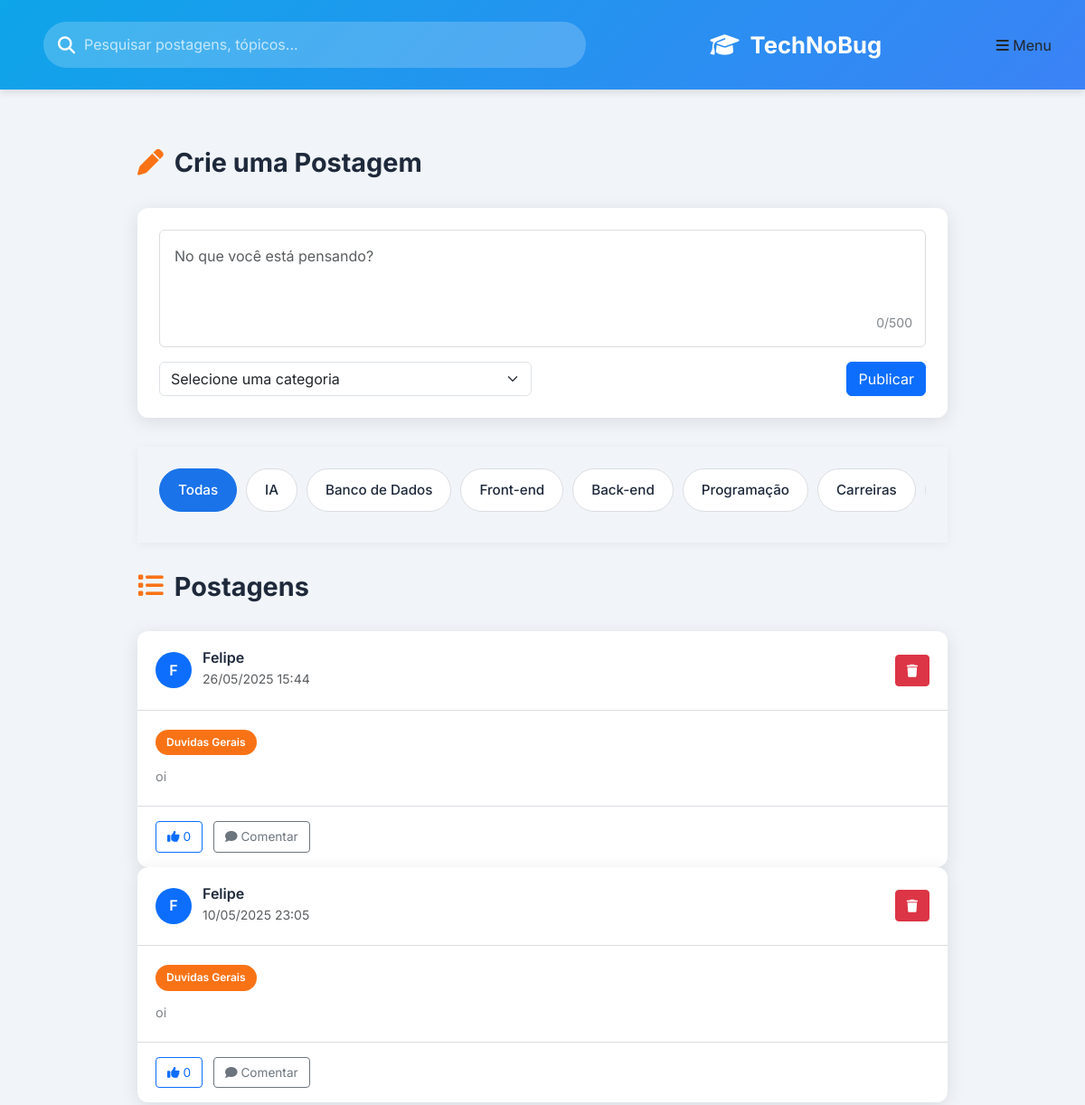
Page /telainicial (signed in, upper part) on the earlier database version.
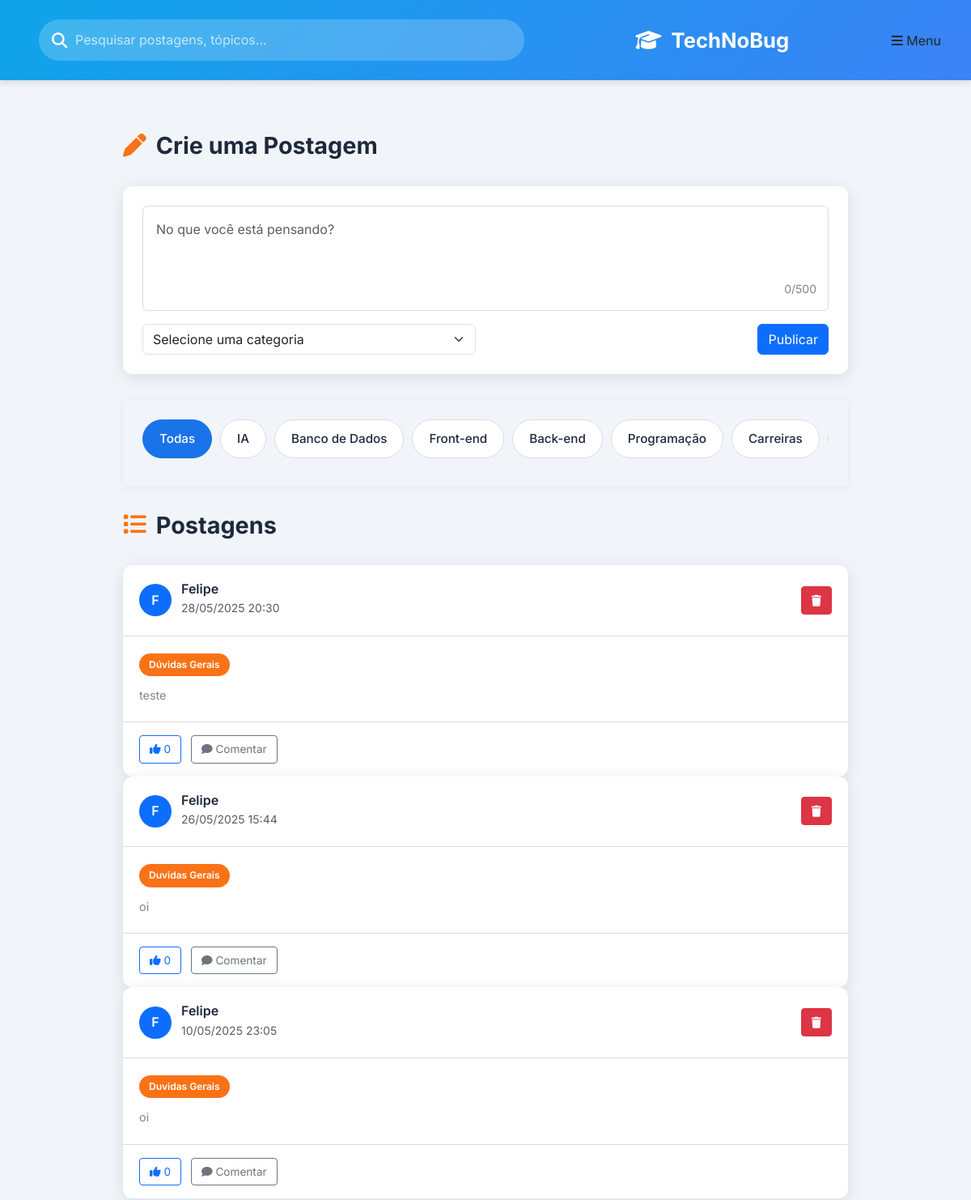
Same page on the later database version.
### backend/models.py (models this page shows, shortened)
class Post(db.Model):
    __tablename__ = 'posts'
    id = db.Column(db.Integer, primary_key=True)
    content = db.Column(db.Text, nullable=False)
    category = db.Column(db.String(50), nullable=False, default='Dúvidas Gerais')
    created_at = db.Column(db.DateTime, default=lambda: datetime.now(BRASILIA_TZ))
    user_id = db.Column(db.Integer, db.ForeignKey('users.id'), nullable=False)
    author = db.relationship('User', backref=db.backref('posts', lazy=True))

class User(db.Model):
    __tablename__ = 'users'
    id = db.Column(db.Integer, primary_key=True)
    username = db.Column(db.String(64), index=True, nullable=False)
    email = db.Column(db.String(120), index=True, unique=True, nullable=False)
    password = db.Column(db.String(128), nullable=True)  # Permitir nulo para autenticação Google
    created_at = db.Column(db.DateTime, default=lambda: datetime.now(BRASILIA_TZ))
    is_admin = db.Column(db.Boolean, default=False)  # Adicionado para suportar badges de admin
    is_moderator = db.Column(db.Boolean, default=False)  # Adicionado para suportar badges de moderador

### app.py (the view, shortened to what this page needs)
@app.route('/telainicial', methods=['GET', 'POST'])
def telainicial():
    user_id = session.get('user_id')
    if not user_id:
        flash('Por favor, faça login para acessar esta página.', 'error')
        return redirect(url_for('registroelogin'))
    user = db.session.get(User, user_id)
    if not user:
        session.clear()
        flash('Sua sessão expirou ou o usuário não existe mais.', 'error')
        return redirect(url_for('registroelogin'))
    posts = Post.query.options(
        db.joinedload(Post.comments).joinedload(Comment.author),
        db.joinedload(Post.comments).joinedload(Comment.replies).joinedload(Comment.author)
    ).order_by(Post.created_at.desc()).all()
    return render_template('telainicial.html', user=user, posts=posts)

### templates/telainicial.html (shortened to what this page needs)
<!DOCTYPE html>
<html lang="pt-BR">
<head>
    <link rel="stylesheet" href="https://cdnjs.cloudflare.com/ajax/libs/font-awesome/6.4.0/css/all.min.css">
    <link href="https://cdn.jsdelivr.net/npm/bootstrap@5.3.0/dist/css/bootstrap.min.css" rel="stylesheet">
    <link rel="stylesheet" href="{{ url_for('static', filename='css/telainicial.css') }}">
</head>
<body>
    <header class="app-header">
        <div class="header-content">
            <div class="search-bar">
                <i class="fas fa-search"></i>
                <input type="text" placeholder="Pesquisar postagens, tópicos...">
            </div>
            <div class="logo">
                <i class="fas fa-graduation-cap"></i>
                <span>TechNoBug</span>
            </div>
            <button class="btn menu-btn" type="button" data-bs-toggle="offcanvas" data-bs-target="#offcanvasMenu" aria-controls="offcanvasMenu">
                <i class="fas fa-bars"></i>
                <span>Menu</span>
            </button>
        </div>
    </header>
    <div class="container">
        <main class="main-content">
            <div class="section-header">
                <h2 class="section-title">
                    <i class="fas fa-pen"></i>
                    <span>Crie uma Postagem</span>
                </h2>
            </div>
            <div class="post-creation-card">
                <form class="post-form">
                    <div class="mb-3 position-relative">
                        <textarea class="form-control" name="post_content" rows="4" placeholder="No que você está pensando?" required></textarea>
                        <div class="char-counter">0/500</div>
                    </div>
                    <div class="row align-items-center">
                        <div class="col-md-6 mb-3 mb-md-0">
                            <select class="form-select" name="category" required>
                                <option value="" disabled selected>Selecione uma categoria</option>
                            </select>
                        </div>
                        <div class="col-md-6 text-md-end">
                            <button type="submit" class="btn btn-primary">Publicar</button>
                        </div>
                    </div>
                </form>
            </div>
            <nav class="category-nav">
                <div class="categories-wrapper">
                    <div class="categories">
                        <span class="category active" data-category="Todas">Todas</span>
                        <span class="category" data-category="IA">IA</span>
                        <span class="category" data-category="Banco de Dados">Banco de Dados</span>
                        <span class="category" data-category="Front-end">Front-end</span>
                        <span class="category" data-category="Back-end">Back-end</span>
                        <span class="category" data-category="Programação">Programação</span>
                        <span class="category" data-category="Carreiras">Carreiras</span>
                    </div>
                </div>
            </nav>
            <div class="section-header">
                <h2 class="section-title">
                    <i class="fas fa-list"></i>
                    <span>Postagens</span>
                </h2>
            </div>
            <div class="post-list">
                {% if posts %}
                    {% for post in posts %}
                        <div class="post-card" data-post-id="{{ post.id }}" data-category="{{ post.category }}">
                            <div class="post-header">
                                <div class="user-info">
                                    <div class="avatar">
                                        <div class="avatar-initials bg-primary text-white rounded-circle d-flex justify-content-center align-items-center">
                                            {{ post.author.username[0]|upper }}
                                        </div>
                                    </div>
                                    <div>
                                        <h5 class="username">{{ post.author.username }}</h5>
                                        <small class="text-muted">{{ post.created_at.strftime('%d/%m/%Y %H:%M') }}</small>
                                    </div>
                                </div>
                                {% if post.user_id == user.id %}
                                    <div class="post-actions">
                                        <button class="btn btn-sm btn-danger delete-post" data-post-id="{{ post.id }}">
                                            <i class="fas fa-trash"></i>
                                        </button>
                                    </div>
                                {% endif %}
                            </div>
                            <div class="post-content">
                                <div class="post-category-tag">{{ post.category }}</div>
                                <p>{{ post.content }}</p>
                            </div>
                            <div class="post-footer">
                                <button class="btn btn-sm btn-outline-primary like-btn" data-post-id="{{ post.id }}">
                                    <i class="fas fa-thumbs-up"></i> <span class="like-count">0</span>
                                </button>
                                <a href="{{ url_for('post_comments', post_id=post.id) }}" class="btn btn-sm btn-outline-secondary comment-btn">
                                    <i class="fas fa-comment"></i> Comentar
                                </a>
                            </div>
                        </div>
                    {% endfor %}
                {% endif %}
            </div>
        </main>
    </div>
</body>
</html>

Differences in the rows shown:
added Post: author "F", author.username "Felipe", created_at "28/05/2025 20:30", category "Dúvidas Gerais", content "teste"
